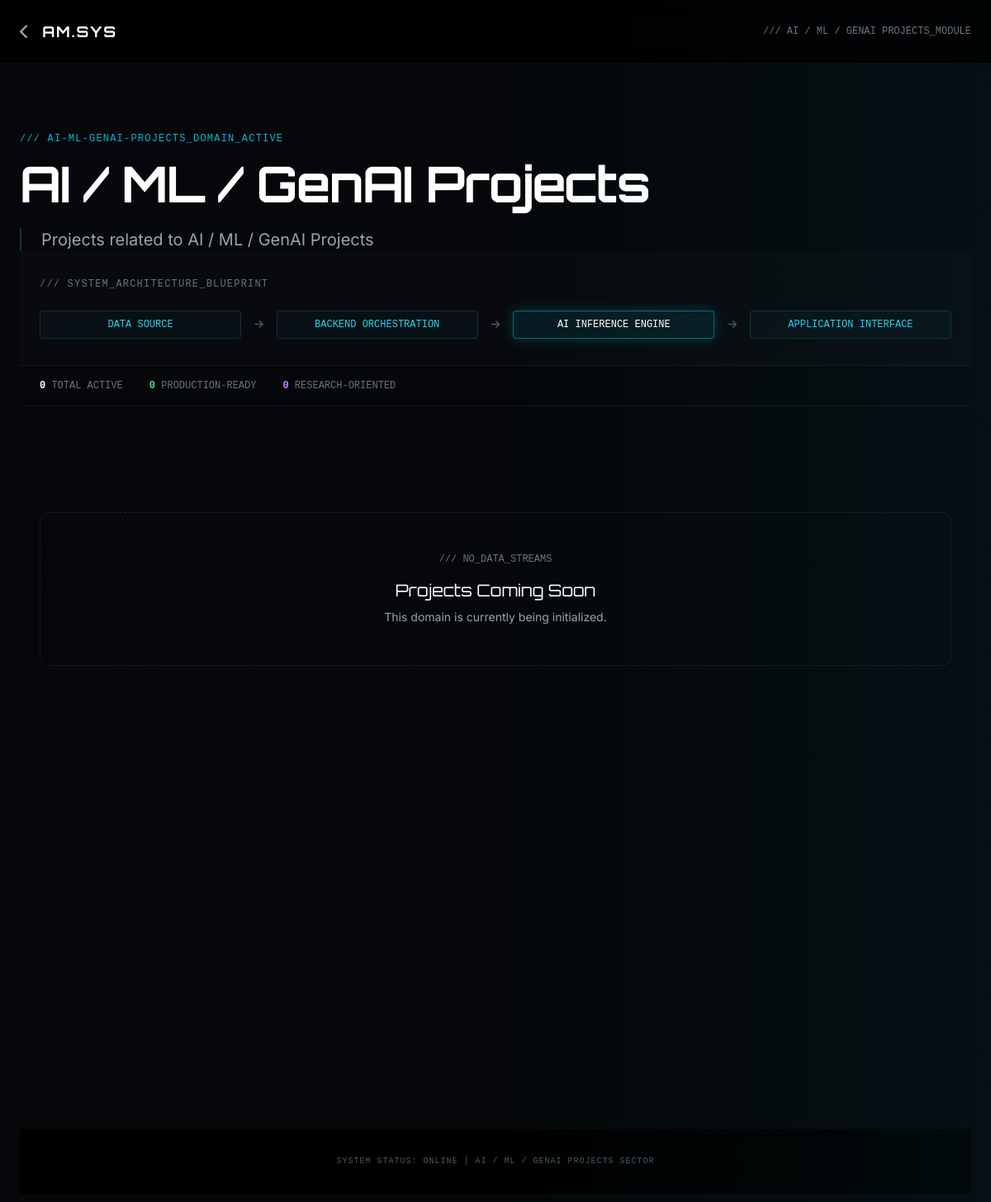
/projects/ai-ml-genai-projects/, run on the app's committed database.
### projects/models.py (models this page shows, shortened)
class Category(models.Model):
    name = models.CharField(max_length=100)
    slug = models.SlugField(unique=True)
    description = models.TextField(blank=True, help_text="Short description (1 line)")
    scope_statement = models.TextField(blank=True, null=True, help_text="Scope statement (2-3 lines)")
    icon = models.ImageField(upload_to="category_icons/", blank=True, null=True)
    system_node = models.ForeignKey('core.SystemNode', on_delete=models.SET_NULL, blank=True, null=True, related_name="categories", help_text="Link to System Universe Node")
    order = models.IntegerField(default=0, help_text="Display order")
    is_active = models.BooleanField(default=True)
    updated_at = models.DateTimeField(auto_now=True)
    class Meta:
        verbose_name_plural = "Categories"
        ordering = ['order', 'name']

### projects/views.py (the view)
# urls.py: path('<slug:category_slug>/', views.category_projects, name='category_projects'),
def category_projects(request, category_slug):
    category = get_object_or_404(Category, slug=category_slug)
    projects = Project.objects.filter(category=category, is_active=True).order_by('?') # Random order for now or use specific ordering
    production_count = projects.filter(deployment_status='Production').count()
    research_count = projects.filter(complexity='Research').count()
    tech_filter = request.GET.get('tech')
    if tech_filter:
        projects = projects.filter(tech_stack__icontains=tech_filter)
    context = {
        "category": category,
        "projects": projects,
        "active_filter": tech_filter,
        "production_count": production_count,
        "research_count": research_count,
    }
    return render(request, "projects/category.html", context)

### templates/projects/category.html (shortened to what this page needs)
<!DOCTYPE html>
<html lang="en">
<head>
    <script src="https://cdn.tailwindcss.com"></script>
    <link rel="stylesheet" href="https://cdnjs.cloudflare.com/ajax/libs/font-awesome/6.4.0/css/all.min.css">
</head>
<body class="antialiased">
    <nav class="fixed top-0 w-full z-50 px-6 py-6 flex justify-between items-center bg-black/80 backdrop-blur-md border-b border-white/5">
        <div class="flex items-center gap-4">
            <a href="/" class="text-gray-400 hover:text-cyan-400 transition-colors">
                <i class="fas fa-chevron-left text-lg"></i>
            </a>
            <a href="/" class="font-scifi font-bold text-lg tracking-widest text-white hover:text-cyan-400 transition-colors">
                AM.SYS
            </a>
        </div>
        <div class="font-mono text-xs text-gray-500">
            /// {{ category.name|upper }}_MODULE
        </div>
    </nav>
    <section class="pt-40 pb-12 px-6 border-b border-white/5 relative overflow-hidden">
        <div class="absolute top-0 right-0 w-1/2 h-full bg-gradient-to-l from-cyan-500/5 to-transparent pointer-events-none"></div>
        <div class="max-w-7xl mx-auto">
            <div class="font-mono text-cyan-500 text-xs mb-4 tracking-widest uppercase animate-pulse">
                /// {{ category.slug }}_domain_active
            </div>
            <h1 class="font-scifi text-4xl md:text-6xl font-bold text-white mb-6 tracking-tight">
                {{ category.name }}
            </h1>
            <p class="font-inter text-gray-400 text-lg md:text-xl leading-relaxed max-w-2xl border-l-2 border-cyan-500/30 pl-6">
                {{ category.description }}
            </p>
    <section class="border-b border-white/5 bg-white/[0.01]">
        <div class="max-w-7xl mx-auto px-6 py-8">
            <h3 class="font-mono text-xs text-gray-500 uppercase mb-6 tracking-widest text-center md:text-left">/// SYSTEM_ARCHITECTURE_BLUEPRINT</h3>
            <div class="flex flex-col md:flex-row items-center justify-between gap-4 font-mono text-xs text-cyan-400">
                <div class="px-4 py-2 border border-cyan-900/50 rounded bg-cyan-900/10 w-full text-center">
                    DATA SOURCE
                </div>
                <i class="fas fa-arrow-right text-gray-600 rotate-90 md:rotate-0"></i>
                <div class="px-4 py-2 border border-cyan-900/50 rounded bg-cyan-900/10 w-full text-center">
                    BACKEND ORCHESTRATION
                </div>
                <i class="fas fa-arrow-right text-gray-600 rotate-90 md:rotate-0"></i>
                <div class="px-4 py-2 border border-cyan-500/50 rounded bg-cyan-500/10 text-white w-full text-center shadow-[0_0_15px_rgba(0,245,255,0.2)]">
                    {% if "AI" in category.name %}AI INFERENCE ENGINE{% elif "IoT" in category.name %}EDGE PROCESSING{% else %}CORE LOGIC{% endif %}
                </div>
                <i class="fas fa-arrow-right text-gray-600 rotate-90 md:rotate-0"></i>
                <div class="px-4 py-2 border border-cyan-900/50 rounded bg-cyan-900/10 w-full text-center">
                    APPLICATION INTERFACE
                </div>
            </div>
        </div>
    </section>
    <section class="border-b border-white/5">
        <div class="max-w-7xl mx-auto px-6 py-4 flex flex-wrap justify-center md:justify-start gap-4 md:gap-8 font-mono text-xs text-gray-500">
            <div>
                <span class="text-white font-bold">{{ projects.count }}</span> TOTAL ACTIVE
            </div>
            <div>
                <span class="text-green-400 font-bold">{{ production_count }}</span> PRODUCTION-READY
            </div>
            <div>
                <span class="text-purple-400 font-bold">{{ research_count }}</span> RESEARCH-ORIENTED
            </div>
        </div>
    </section>
    <section class="section-gap min-h-[60vh]">
        <div class="max-w-7xl mx-auto px-6">
            {% if projects %}
            <div class="grid grid-cols-1 md:grid-cols-2 lg:grid-cols-3 gap-6 md:gap-8">
                {% for project in projects %}
                <a href="/projects/{{ category.slug }}/{{ project.slug }}/" class="glass-card p-8 rounded-xl flex flex-col h-full group relative overflow-hidden border border-white/5 hover:border-cyan-500/30">
                    <div class="flex justify-between items-center mb-4">
                        <span class="font-mono text-[10px] text-cyan-500/70 tracking-widest uppercase">[ {{ category.name }} ]</span>
                        <span class="font-mono text-[9px] px-2 py-0.5 rounded border
                            {% if project.deployment_status == 'Production' %}border-green-500/30 text-green-400 bg-green-500/5
                            {% elif project.deployment_status == 'Prototype' %}border-yellow-500/30 text-yellow-400 bg-yellow-500/5
                            {% else %}border-purple-500/30 text-purple-400 bg-purple-500/5{% endif %}">
                            {{ project.deployment_status|upper }}
                        </span>
                    </div>
                    <h3 class="font-scifi text-xl font-bold text-white mb-2 group-hover:text-cyan-400 transition-colors">
                        {{ project.title }}
                    </h3>
                    <div class="mb-4">
                        <span class="font-inter text-[10px] font-bold text-gray-500 uppercase tracking-wide">
                            COMPLEXITY: <span class="text-gray-300">{{ project.complexity }}</span>
                        </span>
                    </div>
                    <p class="font-inter text-sm text-gray-400 leading-relaxed mb-6 border-t border-white/5 pt-4">
                        {{ project.short_description|truncatewords:20 }}
                    </p>
                    <div class="mt-auto mb-6">
                        <div class="font-mono text-[10px] text-gray-500 mb-2 uppercase">Layers Architected:</div>
                        <div class="flex flex-wrap gap-2 text-[10px] font-mono text-cyan-300">
                            {% for layer in project.system_layers %}
                            <span class="flex items-center gap-1"><span class="w-1 h-1 bg-cyan-500 rounded-full"></span>{{ layer }}</span>
                            {% empty %}
                            <span class="text-gray-600">Details Confidential</span>
                            {% endfor %}
                        </div>
                    </div>
                    <div class="flex justify-between items-center font-mono text-xs text-cyan-400 opacity-60 group-hover:opacity-100 transition-opacity">
                        <span>View System</span>
                        <i class="fas fa-arrow-right transform -translate-x-2 group-hover:translate-x-0 transition-transform"></i>
                    </div>
                    <div class="absolute top-0 right-0 w-8 h-8 border-t border-r border-cyan-500/20 rounded-tr-xl opacity-0 group-hover:opacity-100 transition-opacity"></div>
                </a>
                {% endfor %}
            </div>
            {% else %}
            <div class="border border-dashed border-white/10 rounded-xl p-12 text-center">
                <div class="font-mono text-xs text-gray-500 mb-4">/// NO_DATA_STREAMS</div>
                <h3 class="font-scifi text-xl text-white mb-2">Projects Coming Soon</h3>
                <p class="text-sm text-gray-400">This domain is currently being initialized.</p>
            </div>
            {% endif %}
        </div>
    </section>
    <footer class="border-t border-white/5 py-8 text-center bg-black">
        <div class="font-mono text-[10px] text-gray-600 uppercase tracking-widest">
            SYSTEM STATUS: ONLINE | {{ category.name }} SECTOR
        </div>
    </footer>
</body>
</html>

### templates/projects/category.html (style rules this page uses)
:root { --bg-deep: #05070A; --text-main: #E6F1FF; --cyan-core: #00F5FF; }
body { background-color: var(--bg-deep); color: var(--text-main); font-family: 'Inter', sans-serif; overflow-x: hidden; margin: 0; }
.font-scifi { font-family: 'Orbitron', sans-serif; }
.font-mono { font-family: 'JetBrains Mono', monospace; }
.section-gap { padding: 4rem 0; }
@media (min-width: 768px) { .section-gap { padding: 8rem 0; } }

### data on the page
Category: name "AI / ML / GENAI PROJECTS", slug "AI-ML-GENAI-PROJECTS", name "AI / ML / GenAI Projects", description "Projects related to AI / ML / GenAI Projects"

### other printed values
{{ projects.count }} "0"
{{ production_count }} "0"
{{ research_count }} "0"
